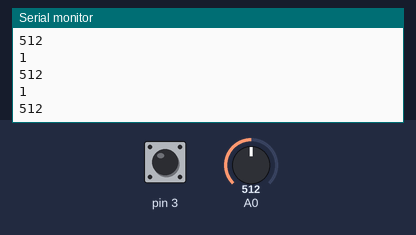
Recording of a sketch running on a simulated Arduino Uno, built with avr-gcc and run on an emulated ATmega328P. Shown: the last lines printed to the serial monitor. The inputs (shaded band) are chosen by the test bench; at power-on: A0 = 512, pin 3 HIGH.

Above: at 1.2 s.
1.3 s: A0 set to 716
At 1.31 s:
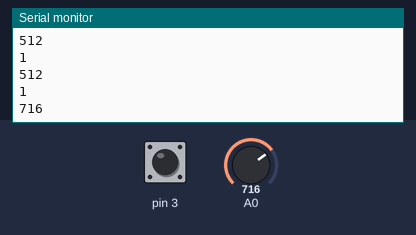
2.8 s: pin 3 pulled LOW for 0.15 s
4.4 s: A0 set to 900
At 4.42 s:
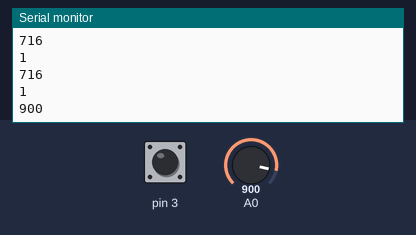
Timing chart, 0 to 7.4 s (numbered marks = the images above; inputs shaded):
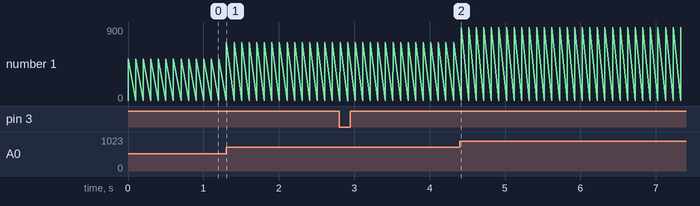

Measured:
- after the input at 1.3 s, the serial monitor: prints a new line at once (image 1)
- after the input at 4.4 s, the serial monitor: prints a new line at once (image 2)
- plotted number 1: 512 → 716 after the input at 1.3 s, 716 → 900 after the input at 4.4 s

The sketch:

2_1_red.ino
```cpp
void setup() {
  pinMode(3,INPUT_PULLUP);//使用三号数字引脚探测DO
  Serial.begin(115200);  // 初始化串口，波特率为115200
}

void loop() {
  // put your main code here, to run repeatedly:
  int a = digitalRead(3); //变量a接受数字值
  int b = analogRead(A0); //变量b接受模拟值
  Serial.println(a);
  Serial.println(b);
  delay(100);
}
```
